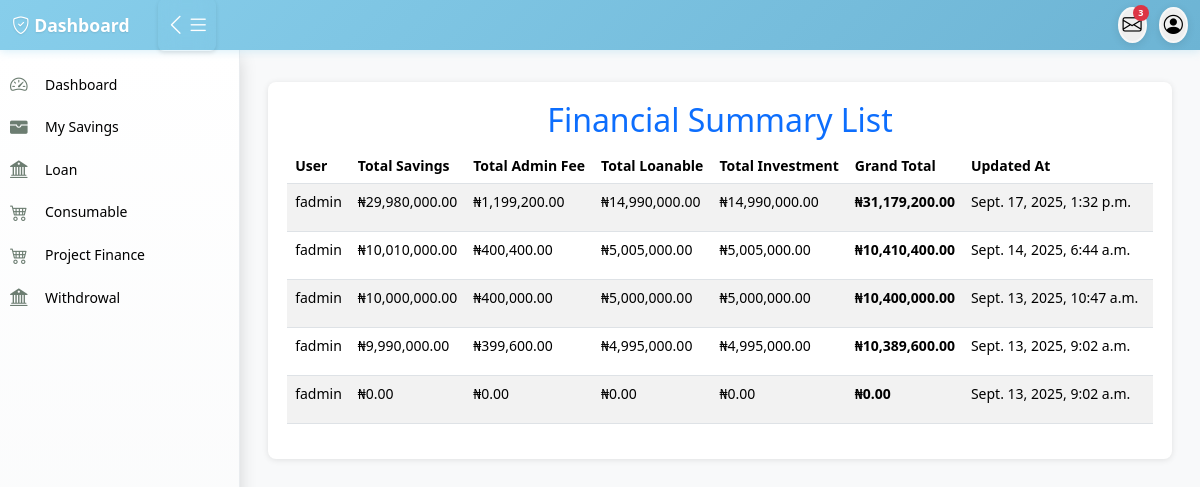
Screenshot of /financial_list/ with the database file from the repository.
### main/models.py (models this page shows, shortened)
class FinancialSummary(models.Model):
    user = models.ForeignKey(User,on_delete=models.CASCADE,related_name="financial_summaries")
    total_savings = models.DecimalField(max_digits=12, decimal_places=2, default=Decimal('0.00'))
    total_interest = models.DecimalField(max_digits=12, decimal_places=2, default=Decimal('0.00'))
    total_loanable = models.DecimalField(max_digits=12, decimal_places=2, default=Decimal('0.00'))
    total_investment = models.DecimalField(max_digits=12, decimal_places=2, default=Decimal('0.00'))
    grand_total = models.DecimalField(max_digits=15, decimal_places=2, default=Decimal('0.00'))
    created_at = models.DateTimeField(auto_now_add=True)
    updated_at = models.DateTimeField(auto_now=True)
    class Meta:
        verbose_name = "Financial Summary"
        verbose_name_plural = "Financial Summaries"
        ordering = ['-created_at']

### accounts/models.py (models this page shows, shortened)
class User(AbstractUser):
    first_name = models.CharField(max_length=100)
    last_name = models.CharField(max_length=100)
    other_name = models.CharField(max_length=100,blank=True,null=True)
    date_of_birth = models.DateField(blank=True,null=True)
    username = models.CharField(max_length=100, unique=True)
    savings = models.IntegerField(blank=True,null=True)
    account_type = models.CharField(max_length=100,blank=True,null=True)
    department = models.CharField(max_length=100)
    unit = models.CharField(max_length=100,blank=True,null=True)
    gender = models.ForeignKey(Gender, on_delete=models.CASCADE, blank=True, null=True)
    group = models.ForeignKey(UserGroup, on_delete=models.CASCADE, blank=True, null=True)
    marital_status = models.ForeignKey(MaritalStatus,on_delete=models.SET_NULL, null=True, blank=True)
    religion = models.ForeignKey(Religion, on_delete=models.SET_NULL, null=True, blank=True,)
    passport = models.ImageField(upload_to='passport', blank=True, null=True)
    phone1 = models.CharField(max_length=15,null=True, blank=True)
    phone2 = models.CharField(max_length=15, null=True, blank=True)
    email = models.EmailField(blank=True, null=True)
    member_number = models.CharField(max_length=100)

### main/views.py (the view)
# urls.py: path('financial_list/', views.list_financial_summaries, name='financial_list'),
def list_financial_summaries(request):
    summaries = FinancialSummary.objects.select_related('user').all()
    context = {'summaries': summaries}
    return render(request, 'main/summary_list.html', context)

### templates/main/summary_list.html (shortened to what this page needs)
{% extends 'base/base.html' %}
{% load humanize %}
{% block content %}
<div class="content-card">
    <h2 class="text-center text-primary">Financial Summary List</h2>
    <div class="table-responsive">
        <table class="table table-striped">
            <thead>
                <tr>
                    <th>User</th>
                    <th class="text-nowrap text-truncate" style="max-width: 230px;">Total Savings</th>
                    <th class="text-nowrap text-truncate" style="max-width: 230px;">Total Admin Fee</th>
                    <th class="text-nowrap text-truncate" style="max-width: 230px;">Total Loanable</th>
                    <th class="text-nowrap text-truncate" style="max-width: 230px;">Total Investment</th>
                    <th class="text-nowrap text-truncate" style="max-width: 230px;">Grand Total</th>
                    <th class="text-nowrap text-truncate" style="max-width: 230px;">Updated At</th>
                    <th>Action</th>
                </tr>
            </thead>
            <tbody>
                {% for summary in summaries %}
                <tr>
                    <td>{{ summary.user.first_name|default:"(No User)" }}</td>
                    <td>&#8358;{{ summary.total_savings|intcomma }}</td>
                    <td>&#8358;{{ summary.total_interest|intcomma }}</td>
                    <td>&#8358;{{ summary.total_loanable|intcomma }}</td>
                    <td>&#8358;{{ summary.total_investment|intcomma }}</td>
                    <td><strong>&#8358;{{ summary.grand_total|intcomma }}</strong></td>
                    <td class="text-nowrap text-truncate" style="max-width: 230px;">{{ summary.updated_at }}</td>
                    <td>
                    </td>
                </tr>
                {% empty %}
                <tr>
                    <td colspan="8">No financial summaries available.</td>
                </tr>
                {% endfor %}
            </tbody>
        </table>
    </div>
</div>
{% endblock content %}

### static/css/style.css (style rules this page uses)
:root { --sidebar-width: 240px; --sidebar-collapsed-width: 60px; --navbar-height: 50px; --primary-color: #cacadb; --primary-color: #5d5d81; --secondary-color: #4b4b6c; --accent-color: rgb(98, 145, 192); --success-color: #27ae60; --warning-color: #f39c12; --danger-color: #e74c3c; }
* { box-sizing: border-box; }
body { font-family: 'Segoe UI', Tahoma, Geneva, Verdana, sans-serif; background-color: #f8f9fa; margin: 0; padding: 0; font-size: 14px; line-height: 1.4; }
.content-card { background: white; border-radius: 8px; padding: 1.2rem; box-shadow: 0 1px 6px rgba(0,0,0,0.1); margin-bottom: 1.5rem; }

### rows the page displays
FinancialSummary: user.first_name "fadmin", total_savings "29,980,000.00", total_interest "1,199,200.00", total_loanable "14,990,000.00", total_investment "14,990,000.00", grand_total "31,179,200.00", updated_at "Sept. 17, 2025, 1:32 p.m."
FinancialSummary: user.first_name "fadmin", total_savings "10,010,000.00", total_interest "400,400.00", total_loanable "5,005,000.00", total_investment "5,005,000.00", grand_total "10,410,400.00", updated_at "Sept. 14, 2025, 6:44 a.m."
FinancialSummary: user.first_name "fadmin", total_savings "10,000,000.00", total_interest "400,000.00", total_loanable "5,000,000.00", total_investment "5,000,000.00", grand_total "10,400,000.00", updated_at "Sept. 13, 2025, 10:47 a.m."
FinancialSummary: user.first_name "fadmin", total_savings "9,990,000.00", total_interest "399,600.00", total_loanable "4,995,000.00", total_investment "4,995,000.00", grand_total "10,389,600.00", updated_at "Sept. 13, 2025, 9:02 a.m."
FinancialSummary: user.first_name "fadmin", total_savings "0.00", total_interest "0.00", total_loanable "0.00", total_investment "0.00", grand_total "0.00", updated_at "Sept. 13, 2025, 9:02 a.m."
